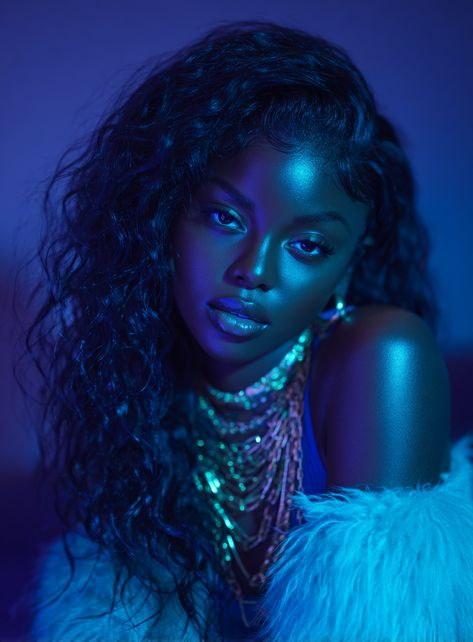
#> input picture data/reference_dataset/unknown/mixed_light_failure/image.jpg, 473 x 642 px
$ python -i image_analysis.py   (imports and definitions only)
#> lines starting #> are read from the running program, lines starting #| are printed output that depends on the picture
from __future__ import annotations

import hashlib
import json
import os
import tempfile
from concurrent.futures import ThreadPoolExecutor, Future
from typing import Any, Dict, List, Optional, Tuple

try:
    from PIL import Image, ImageOps
except Exception:  # pragma: no cover
    Image = None  # type: ignore
    ImageOps = None  # type: ignore

from engine.vision_pipeline import analyze_image_regions


# ── VLM result cache ─────────────────────────────────────────────────────────
# Cache by SHA-256 of image bytes → avoids repeat API calls during testing.
# Stored in a temp dir so it survives the process but not reboots.
_VLM_CACHE_DIR = os.path.join(tempfile.gettempdir(), "ngw_vlm_cache")
# [1 line not run here, left out]


def _image_hash(path: str) -> str:
    h = hashlib.sha256()
    with open(path, "rb") as f:
        for chunk in iter(lambda: f.read(65536), b""):
            h.update(chunk)
    return h.hexdigest()


def _vlm_cache_path(img_hash: str) -> str:
    return os.path.join(_VLM_CACHE_DIR, f"{img_hash}.json")


def _load_vlm_cache(img_hash: str) -> Optional[Dict[str, Any]]:
    p = _vlm_cache_path(img_hash)
    try:
        if os.path.exists(p):
            with open(p) as f:
                return json.load(f)
    except Exception:
        pass
    return None


def _save_vlm_cache(img_hash: str, data: Dict[str, Any]) -> None:
    try:
        with open(_vlm_cache_path(img_hash), "w") as f:
            json.dump(data, f)
    except Exception:
        pass


BASIC_COLOR_NAMES = [
    ("black", (0, 0, 0)),
    ("white", (255, 255, 255)),
    ("gray", (128, 128, 128)),
    ("red", (220, 20, 60)),
    ("orange", (255, 140, 0)),
    ("yellow", (255, 215, 0)),
    ("green", (34, 139, 34)),
    ("cyan", (0, 206, 209)),
    ("blue", (30, 144, 255)),
    ("purple", (138, 43, 226)),
    ("magenta", (255, 0, 255)),
    ("brown", (139, 69, 19)),
    ("beige", (245, 245, 220)),
]


def _rgb_to_hex(rgb: Tuple[int, int, int]) -> str:
    r, g, b = rgb
    return f"#{r:02x}{g:02x}{b:02x}"


def _dist2(a: Tuple[int, int, int], b: Tuple[int, int, int]) -> int:
    return (a[0] - b[0]) ** 2 + (a[1] - b[1]) ** 2 + (a[2] - b[2]) ** 2


def _nearest_basic_name(rgb: Tuple[int, int, int]) -> str:
    best = ("unknown", 10**18)
    for name, ref in BASIC_COLOR_NAMES:
        d = _dist2(rgb, ref)
        if d < best[1]:
            best = (name, d)
    return best[0]


def _is_grayscale_like(img_rgb: "Image.Image") -> bool:
    im = img_rgb.resize((96, 96))
    px = list(im.getdata())
    if not px:
        return True
    total = 0.0
    for (r, g, b) in px:
        total += abs(r - g) + abs(g - b) + abs(r - b)
    avg = total / float(len(px))
    # Threshold 18: warm-toned B&W (sepia, selenium, silver-gelatin) typically
    # has avg channel-pair diff sum of 10-15.  Pure colour images start at ~20+.
    # Previous threshold of 6 missed warm B&W entirely.
    return avg < 18.0


def _palette(img_rgb: "Image.Image", k: int = 6) -> List[Dict[str, Any]]:
    im = img_rgb.resize((160, 160)).convert("RGB")
    pal = im.convert("P", palette=Image.Palette.ADAPTIVE, colors=k)  # type: ignore[attr-defined]
    palette = pal.getpalette() or []
    color_counts = pal.getcolors() or []
    total = sum(c for c, _ in color_counts) or 1

    out: List[Dict[str, Any]] = []
    for count, idx in sorted(color_counts, reverse=True):
        base = idx * 3
        if base + 2 >= len(palette):
            continue
        rgb = (palette[base], palette[base + 1], palette[base + 2])
        out.append(
            {
                "rgb": list(rgb),
                "hex": _rgb_to_hex(rgb),
                "name": _nearest_basic_name(rgb),
                "pct": round(100.0 * (count / float(total)), 2),
            }
        )
    return out


_MOOD_TO_RECIPE = {
    "beauty": "beauty-clamshell",
    "cinematic": "dramatic-rembrandt",
    "corporate": "corporate-clean",
    "editorial": "editorial-hard",
    "natural": "natural-window",
    "high_key": "high-key-product",
    "low_key": "low-key-dramatic",
}


def _luminance(r: int, g: int, b: int) -> float:
    """Perceived luminance (0–255)."""
    return 0.299 * r + 0.587 * g + 0.114 * b


def _classify_palette(
    palette_entries: List[Dict[str, Any]], is_grayscale: bool
) -> Dict[str, Any]:
    """Infer mood, recipe, light quality, color temp, and brightness from a 6-color palette."""

    if not palette_entries:
        return {
            "mood": "natural",
            "confidence": 0.3,
            "suggestedRecipe": None,
            "lightQuality": "soft",
            "colorTemperature": "neutral",
            "colorTemperatureKelvin": 5500,
            "brightness": "medium",
        }

    # --- brightness ---
    total_pct = sum(e["pct"] for e in palette_entries) or 1.0
    avg_lum = sum(
        _luminance(*e["rgb"]) * e["pct"] for e in palette_entries
    ) / total_pct
    norm_brightness = avg_lum / 255.0  # 0–1

    # --- contrast ---
    lums = [_luminance(*e["rgb"]) for e in palette_entries]
    contrast = (max(lums) - min(lums)) / 255.0  # 0–1

    # --- color temperature ---
    warm_bias = 0.0
    for e in palette_entries:
        r, g, b = e["rgb"]
        warm_bias += (r - b) * e["pct"]
    warm_bias /= total_pct
    if warm_bias > 20:
        color_temp = "warm"
    elif warm_bias < -20:
        color_temp = "cool"
    else:
        color_temp = "neutral"

    # Approximate Kelvin from warm_bias:
    #   warm_bias ≈ 0  → 5500K (daylight)
    #   warm_bias > 0   → lower K (warmer/tungsten)
    #   warm_bias < 0   → higher K (cooler/shade)
    color_temp_kelvin = int(max(2000, min(10000, 5500 - warm_bias * 30)))

    # --- mood scoring ---
    scores: Dict[str, float] = {
        "beauty": 0.0,
        "cinematic": 0.0,
        "corporate": 0.0,
        "editorial": 0.0,
        "natural": 0.0,
        "high_key": 0.0,
        "low_key": 0.0,
    }

    # high_key: bright + low contrast
    if norm_brightness > 0.75:
        scores["high_key"] += 3.0
    elif norm_brightness > 0.60:
        scores["high_key"] += 1.5
    if contrast < 0.3:
        scores["high_key"] += 1.0

    # low_key: dark
    if norm_brightness < 0.30:
        scores["low_key"] += 3.0
    elif norm_brightness < 0.40:
        scores["low_key"] += 1.5
    if contrast > 0.4:
        scores["low_key"] += 0.5

    # cinematic: grayscale OR dark + high contrast
    if is_grayscale:
        scores["cinematic"] += 2.5
        scores["editorial"] += 1.0
    if norm_brightness < 0.45 and contrast > 0.4:
        scores["cinematic"] += 2.0
    if contrast > 0.5:
        scores["cinematic"] += 1.0

    # editorial: high contrast, not grayscale
    if contrast > 0.5 and not is_grayscale:
        scores["editorial"] += 2.5
    if contrast > 0.4:
        scores["editorial"] += 0.5

    # beauty: medium-high brightness + low contrast + warm
    if 0.45 < norm_brightness < 0.75 and contrast < 0.4:
        scores["beauty"] += 2.0
    if color_temp == "warm":
        scores["beauty"] += 1.0
        scores["natural"] += 0.5
    if contrast < 0.3:
        scores["beauty"] += 0.5

    # corporate: medium brightness + low contrast + neutral
    if 0.40 < norm_brightness < 0.65 and contrast < 0.4:
        scores["corporate"] += 1.5
    if color_temp == "neutral":
        scores["corporate"] += 1.5

    # natural: medium brightness + warm + moderate contrast
    if 0.35 < norm_brightness < 0.65:
        scores["natural"] += 1.0
    if color_temp == "warm":
        scores["natural"] += 1.5
    if 0.2 < contrast < 0.5:
        scores["natural"] += 1.0

    # pick winner
    winner = max(scores, key=lambda k: scores[k])
    total_score = sum(scores.values()) or 1.0
    confidence = scores[winner] / total_score
    confidence = max(0.3, min(0.95, confidence))

    # brightness label
    if norm_brightness < 0.33:
        brightness_label = "low"
    elif norm_brightness < 0.66:
        brightness_label = "medium"
    else:
        brightness_label = "high"

    # light quality
    light_quality = "hard" if contrast > 0.5 else "soft"

    return {
        "mood": winner,
        "confidence": round(confidence, 2),
        "suggestedRecipe": _MOOD_TO_RECIPE.get(winner),
        "lightQuality": light_quality,
        "colorTemperature": color_temp,
        "colorTemperatureKelvin": color_temp_kelvin,
        "brightness": brightness_label,
    }


def describe_image(path: str, describe_mode: str = "basic", *, debug: bool = False) -> Dict[str, Any]:
    """
    basic: safe stats + palettes (no subject claims)
    vision: adds segmentation-based palettes + pose guess (opencv+mediapipe)
    """
#> called with describe_mode = 'basic', debug = False
    if Image is None or ImageOps is None:
        return {"ok": False, "error": "Pillow not installed; cannot describe image."}

    img = Image.open(path)  # type: ignore
#> img is the input picture: PIL image 473x642 RGB; mean R, G, B 15.8, 49.6, 102.6
    img = ImageOps.exif_transpose(img)  # type: ignore
    img_rgb = img.convert("RGB")

    w, h = img_rgb.size
#> w = 473; h = 642
    aspect = (w / float(h)) if h else 0.0
#> aspect = 0.737
    if aspect >= 1.20:
        orientation = "landscape"
    elif aspect <= 0.83:
        orientation = "portrait"
    else:
        orientation = "square-ish"

    grayscale_like = _is_grayscale_like(img_rgb)
#> in _is_grayscale_like, `im = img_rgb.resize((96, 96))`:
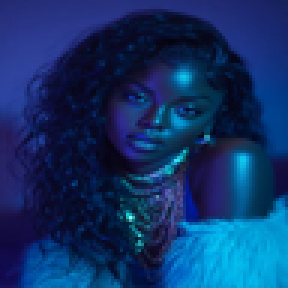
#> im: PIL image 96x96 RGB (shown 3 times larger); mean R, G, B 15.8, 49.6, 102.6
#> in _is_grayscale_like, `px = list(im.getdata())`: px = 9216 items, first 6: (34, 41, 112), (35, 42, 113), (35, 42, 113), (34, 42, 115), (34, 42, 115), (35, 43, 116)
#> the loop in _is_grayscale_like, `for (r, g, b) in px:` made 9216 passes
#> (r, g, b, total) on passes 1 to 3: (34, 41, 112, 156), (35, 42, 113, 312), (35, 42, 113, 468)
#> after the loop in _is_grayscale_like, `for (r, g, b) in px:`: total = 1612164
#> in _is_grayscale_like, `avg = total / float(len(px))`: avg = 174.9
#> grayscale_like = False
    overall_palette = _palette(img_rgb, k=6)
#> in _palette, `im = img_rgb.resize((160, 160)).convert("RGB")`:
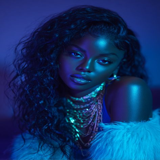
#> im: PIL image 160x160 RGB; mean R, G, B 15.8, 49.6, 102.6
#> in _palette, `pal = im.convert("P", palette=Image.Palette.ADAPTIVE, colors=k)`:
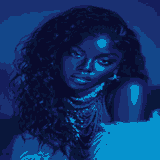
#> pal: PIL image 160x160 P; mean R, G, B 15.4, 48.2, 100.7
#> in _palette, `palette = pal.getpalette() or []`: palette = [6, 147, 206, 19, 71, 138, 26, 48, 114, 21, 30, 92, 10, 23, 59, 9, 11, 45]
#> in _palette, `color_counts = pal.getcolors() or []`: color_counts = [(2924, 0), (4033, 1), (5038, 2), (3468, 3), (5033, 4), (5104, 5)]
#> in _palette, `total = sum(c for c, _ in color_counts) or 1`: total = 25600
#> the loop in _palette, `for count, idx in sorted(color_counts, reverse=True):` made 6 passes
#> (count, idx, base, r in _rgb_to_hex, g in _rgb_to_hex, b in _rgb_to_hex) on passes 1 to 6: (5104, 5, 15, 9, 11, 45), (5038, 2, 6, 26, 48, 114), (5033, 4, 12, 10, 23, 59), (4033, 1, 3, 19, 71, 138), (3468, 3, 9, 21, 30, 92), (2924, 0, 0, 6, 147, 206)
#> after the loop in _palette, `for count, idx in sorted(color_counts, reverse=True):`: out = 6 items
#> overall_palette = 6 items

    out: Dict[str, Any] = {
        "ok": True,
        "size": {"width": w, "height": h},
        "orientation": orientation,
        "aspect_ratio": round(aspect, 4),
        "is_grayscale_like": bool(grayscale_like),
        "palette": {
            "overall": overall_palette,
            "notes": [
                "Overall palette is global; it does not attribute colors to objects without vision mode.",
            ],
        },
        "subject": {
            "description": "unknown",
            "gender": "unknown",
            "pose": "unknown",
            "needs_user_confirmation": True,
        },
        "mode": describe_mode,
        "limits": [
            "basic mode does not infer subject attributes to avoid hallucination.",
        ],
    }

    out["classification"] = _classify_palette(overall_palette, grayscale_like)
#> in _classify_palette, `total_pct = sum(e["pct"] for e in palette_entries) or 1.0`: total_pct = 100
#> in _classify_palette, `avg_lum = sum( _luminance(*e["rgb"]) * e["pct"] for e in palette_entri..`: avg_lum = 44.38
#> in _classify_palette, `norm_brightness = avg_lum / 255.0`: norm_brightness = 0.174
#> in _classify_palette, `lums = [_luminance(*e["rgb"]) for e in palette_entries]`: lums = [14.28, 48.95, 23.22, 63.09, 34.38, 111.6]
#> in _classify_palette, `contrast = (max(lums) - min(lums)) / 255.0`: contrast = 0.382
#> the loop in _classify_palette, `for e in palette_entries:` made 6 passes
#> (r, g, b, warm_bias) on passes 1 to 6: (9, 11, 45, -717.8), (26, 48, 114, -2449.7), (10, 23, 59, -3413), (19, 71, 138, -5287.3), (21, 30, 92, -6249.3), (6, 147, 206, -8533.3)
#> after the loop in _classify_palette, `for e in palette_entries:`: warm_bias = -8533.3
#> in _classify_palette, `warm_bias /= total_pct`: warm_bias = -85.33
#> in _classify_palette, `color_temp_kelvin = int(max(2000, min(10000, 5500 - warm_bias * 30)))`: color_temp_kelvin = 8059
#> in _classify_palette, `light_quality = "hard" if contrast > 0.5 else "soft"`: light_quality = 'soft'

    if describe_mode == "vision":
        # ── Fire VLM in parallel with CV pipeline ────────────────────
        # VLM only needs the image path — completely independent of CV.
        # Starting it here lets the API round-trip overlap with MediaPipe,
        # cue extraction, and the 30+ vision passes, cutting wall time ~40%.
        _vlm_future: Optional[Future] = None
        _vlm_executor: Optional[ThreadPoolExecutor] = None
        _img_hash = _image_hash(path)
        _vlm_cached = _load_vlm_cache(_img_hash)

        if _vlm_cached is None:
            try:
                from engine.vlm import describe_reference_image, vlm_available
                if vlm_available():
                    _vlm_executor = ThreadPoolExecutor(max_workers=1)
                    _vlm_future = _vlm_executor.submit(describe_reference_image, path)
            except Exception:
                pass

        vision = analyze_image_regions(path, return_masks=True)

        # ── Visual cue extraction (when masks available) ──
        cue_report = None
        if vision.get("ok") and "_masks" in vision:
            try:
                from engine.cue_extraction import extract_visual_cues

                classification_with_gs = dict(out.get("classification", {}))
                classification_with_gs["_is_grayscale_like"] = grayscale_like

                cue_report = extract_visual_cues(
                    vision["_img_bgr"],
                    vision,
                    classification_with_gs,
                )
            except Exception:
                pass  # cue extraction is best-effort

        # Preserve raw image, masks, and face_box for the extended pipeline
        # and debug overlay generation.  These are stored as underscore-prefixed
        # keys and stripped before API serialization, just like _cue_report and
        # _vlm_description.
        if vision.get("ok"):
            out["_debug_img_bgr"] = vision.get("_img_bgr")
            masks = vision.get("_masks", {})
            out["_debug_masks"] = masks
            ra = vision.get("region_attribution", {})
            fb = ra.get("face_box")
            out["_debug_face_box"] = tuple(fb) if fb else None

        # Strip internal fields before storing in output
        vision.pop("_masks", None)
        vision.pop("_img_bgr", None)
        out["vision"] = vision

        # Include cue report summary (not raw numpy data)
        if cue_report is not None:
            out["cue_report"] = cue_report.model_dump()
        else:
            out["cue_report"] = None

        # Store cue_report object for downstream use (e.g. lighting inference)
        out["_cue_report"] = cue_report

        # bubble up pose if available
        try:
            pose = vision.get("pose", {})
            if isinstance(pose, dict) and pose.get("ok"):
                out["subject"]["pose"] = pose.get("pose", "unknown")
        except Exception:
            pass

        # ── Collect VLM result (started in parallel above) ───────────
        vlm_desc = None
        _vlm_error: Optional[str] = None
        if _vlm_cached is not None:
            # Cache hit — reconstruct from disk
            try:
                from engine.image_analysis_models import VLMDescription
                vlm_desc = VLMDescription.model_validate(_vlm_cached)
            except Exception as _ce:
                _vlm_error = f"Cache deserialize error: {_ce}"
        elif _vlm_future is not None:
            try:
                vlm_desc = _vlm_future.result(timeout=60)
                if vlm_desc is not None and getattr(vlm_desc, "ok", False):
                    _save_vlm_cache(_img_hash, vlm_desc.model_dump())
            except Exception as _vlm_exc:
                import logging as _log
                _log.getLogger(__name__).error("VLM call failed: %s", _vlm_exc)
                _vlm_error = str(_vlm_exc)
        else:
            # _vlm_future was never submitted — vlm_available() returned False or import failed
            try:
                from engine.vlm import vlm_available as _va, _VLM_PROVIDER as _provider
                if not _va():
                    _vlm_error = f"VLM not configured (provider={_provider or 'none'})"
            except Exception:
                _vlm_error = "VLM module unavailable"
        if _vlm_executor is not None:
            _vlm_executor.shutdown(wait=False)

        if vlm_desc is not None:
            out["vlm_description"] = vlm_desc.model_dump()
        else:
            out["vlm_description"] = None
        out["_vlm_description"] = vlm_desc
        out["_vlm_error"] = _vlm_error  # surfaced to UI for diagnostics

    return out

>>> result = describe_image('../data/reference_dataset/unknown/mixed_light_failure/image.jpg')
#> result = 10 items
